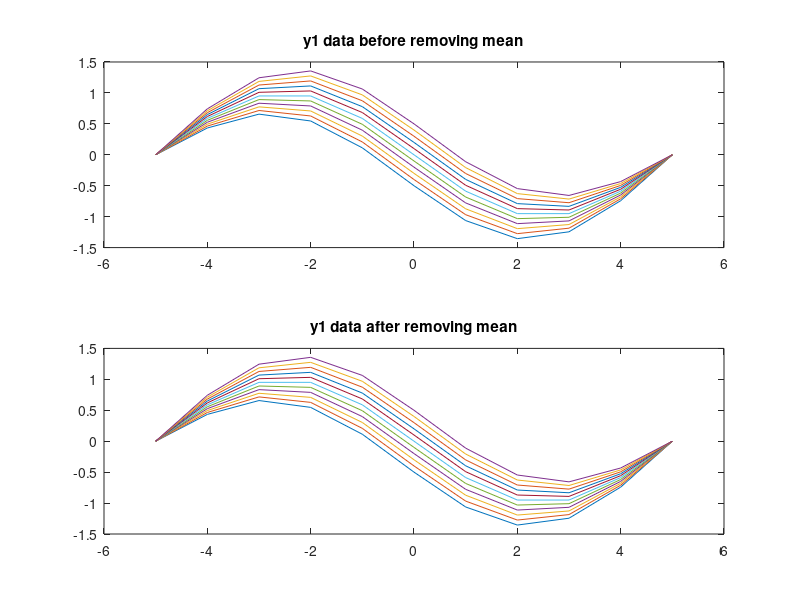
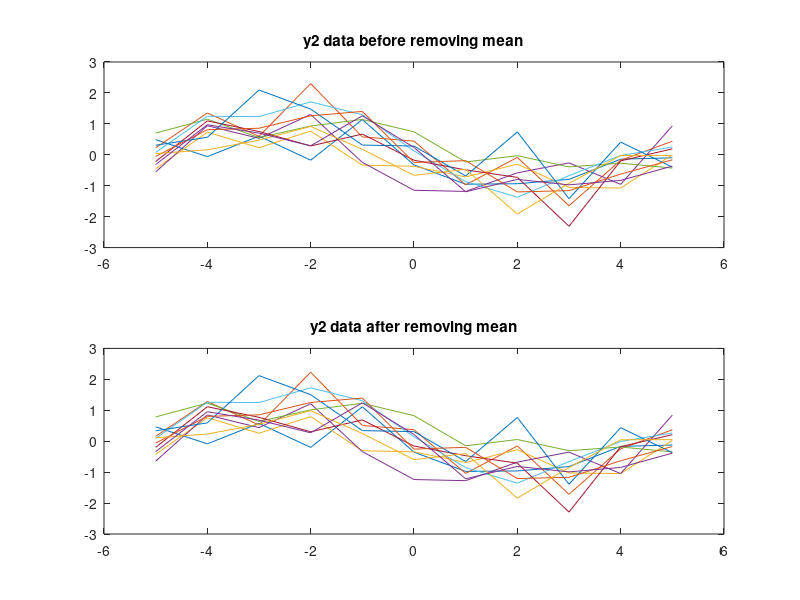
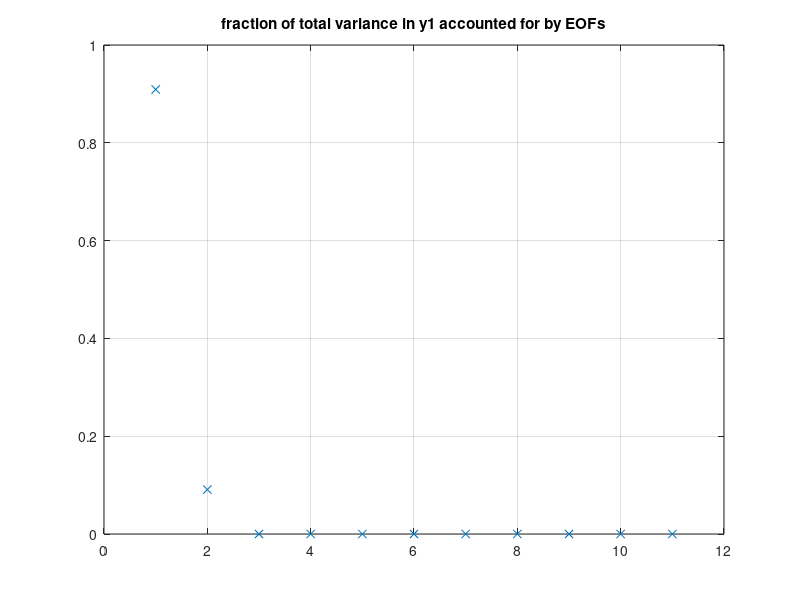
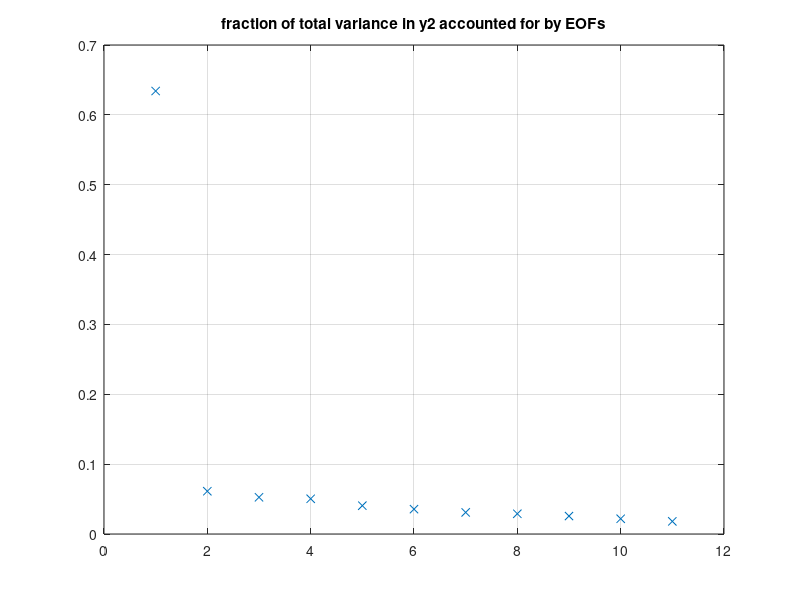

The MATLAB script that drew these images, in order: (Note: this script raises an error after producing the figures.)
% eof question of hw #3
% (question 2)

clear all

% data in matrices y1 and y2 as functions of x and t
% 11 timeseries
% 101 time points in each series

% Perform EOF analysis on y1
% y1 is in form [timeseries timeseries] (as columns)


load eofdata.mat;
%y1 = y1';
y1_dm = detrend(y1, 'constant');
y2_dm = detrend(y2, 'constant');
[U1,S1,V1]=svd(y1_dm,0);
[U2,S2,V2]=svd(y2_dm,0);

figure('Name','y1 data')
subplot(2,1,1)
plot(x,y1(1:11,:))
title('y1 data before removing mean')
subplot(2,1,2)
plot(x,y1_dm(1:11,:)) % removing mean didn't seem to do anything
title('y1 data after removing mean')

figure('Name','y2 data')
subplot(2,1,1)
plot(x,y2(1:11,:))
title('y2 data before removing mean')
subplot(2,1,2)
plot(x,y2_dm(1:11,:))
title('y2 data after removing mean')


% plot the fraction of total variance accounted for by each EOF
figure('Name','y1 fraction of variances')
plot(diag(S1.^2)/trace(S1.^2),'x'); % trace is sum of diagnoal
grid;
title('fraction of total variance in y1 accounted for by EOFs')
figure('Name','y2 fraction of variances')
plot(diag(S2.^2)/trace(S2.^2),'x');
title('fraction of total variance in y2 accounted for by EOFs')
grid;

% plot the first two EOFs and amplitudes
% amplitudes given by the rows of the matrix:
amp1 = V1'*y1_dm;
figure('Name','y1 EOFs and amplitudes')
subplot(2,2,1)
plot(x,V1(:,1))
title('first EOF of y1')
subplot(2,2,2)
plot(amp1(:,1))
title('amplitude of first EOF of y1')
subplot(2,2,3)
plot(x,V1(:,2))
title('second EOF of y1')
subplot(2,2,4)
plot(amp1(:,2))
title('amplitude of second EOF of y1')

% amp: plot(t,U(:,2))
%amp2 = V2'*y2_dm;
figure('Name','y2 EOFs and amplitudes')
subplot(2,2,1)
plot(x,V2(:,1))
title('first EOF of y2')
subplot(2,2,2)
plot(amp2(:,1))
title('amplitude of first EOF of y2')
subplot(2,2,3)
plot(x,V2(:,2))
title('second EOF of y2')
subplot(2,2,4)
plot(amp2(:,2))
title('amplitude of second EOF of y2')



% [N,L] = size(y1);
% neof = 11; %working with 5 eofs for now
% 
% y1 = y1';
% [U,S,V] = svd(y1,'econ');
% % columns of U are the EOFs
% U=U(:,1:neof);
% s=diag(S.^2)/trace(S.^2);
% s=s(1:neof);
%V=V(:,neof); % what happens here? V is weird dims


% U is vectors of EOF's


